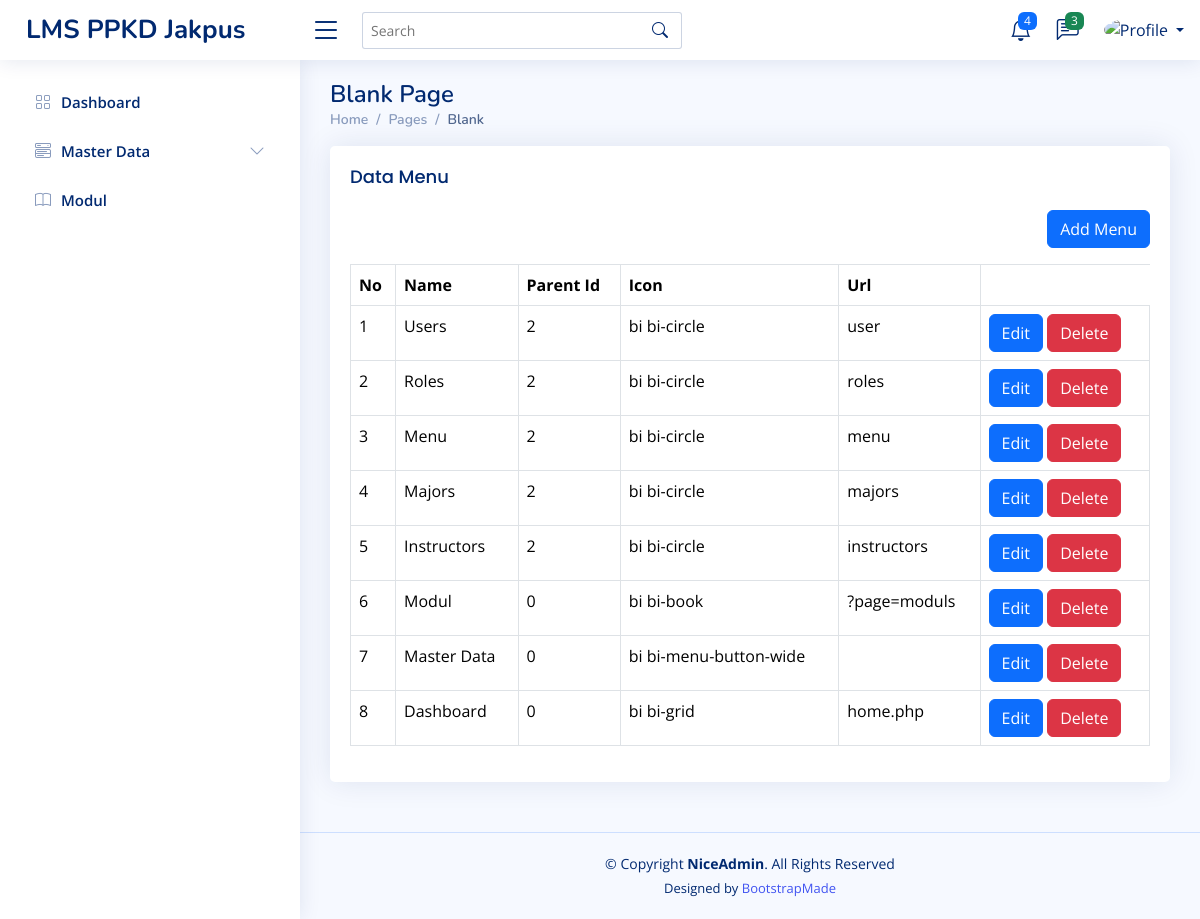
Screenshot of /home.php?page=menu with the database file from the repository.
### tables this page shows
CREATE TABLE `menus` (
  `id` int(11) NOT NULL,
  `parent_id` int(5) DEFAULT NULL,
  `name` varchar(50) NOT NULL,
  `icon` varchar(50) NOT NULL,
  `url` varchar(50) DEFAULT NULL,
  `urutan` int(11) DEFAULT NULL,
  `created_at` timestamp NOT NULL DEFAULT current_timestamp(),
  `updated_at` timestamp NULL DEFAULT NULL ON UPDATE current_timestamp()
);

### content/menu.php (the view)
<?php
  $query = mysqli_query($config, "SELECT * FROM menus ORDER BY id DESC");
  $rows = mysqli_fetch_all($query, MYSQLI_ASSOC);
?>
<div class="row">
    <div class="col-12">
      <div class="card">
        <div class="card-body">
          <h5 class="card-title">Data Menu</h5>
          <div class="mb-3" align="right">
            <a href="?page=tambah-menu" class="btn btn-primary">Add Menu</a>
          </div>
          <div class="table-responsive">
            <table class="table table-bordered">
              <thead>
                <tr>
                  <th>No</th>
                  <th>Name</th>
                  <th>Parent Id</th>
                  <th>Icon</th>
                  <th>Url</th>
                </tr>
              </thead>
              <tbody>
                <?php
                      foreach($rows as $index => $row): ?>
                <tr>
                  <td><?php echo $index += 1;  ?></td>
                  <td><?php echo $row['name']?></td>
                  <td><?php echo $row['parent_id']?></td>
                  <td><?php echo $row['icon']?></td>
                  <td><?php echo $row['url']?></td>
                  <td>
                        <a href="?page=tambah-menu&edit=<?php echo $row['id'] ?>" class="btn btn-primary">Edit</a>
                        <a onclick="return confirm('Are u Sure wanna delete this?')" href="?page=tambah-menu&delete=<?php echo $row['id'] ?>" class="btn btn-danger">Delete</a>
                  </td>
                </tr>
                 <?php endforeach ?>
              </tbody>
            </table>
          </div>
        </div>
      </div>
    </div>
</div>

### inc/sidebar.php (shortened to what this page needs)
<?php
    $queryMainMenu = mysqli_query($config, "SELECT * FROM menus WHERE parent_id = 0 OR parent_id=''");
    $rowMainMenu = mysqli_fetch_all($queryMainMenu, MYSQLI_ASSOC);
?>
<aside id="sidebar" class="sidebar">
    <ul class="sidebar-nav" id="sidebar-nav">
      <?php foreach ($rowMainMenu as $mainMenu): ?>
        <?php
            $id_menu = $mainMenu['id'];
            $querySubMenu = mysqli_query($config, "SELECT * FROM menus WHERE parent_id='$id_menu' ORDER BY urutan ASC")
          ?>
        <?php if(mysqli_num_rows($querySubMenu) > 0): ?>
      <li class="nav-item">
        <a class="nav-link collapsed" data-bs-target="#menu-<?php echo $mainMenu['id']?>" data-bs-toggle="collapse" href="#">
          <i class="<?php echo $mainMenu['icon']?>"></i><span><?php echo $mainMenu['name']?></span><i class="bi bi-chevron-down ms-auto"></i>
        </a>
      </li>
      <?php elseif(!empty($mainMenu['url'])): ?>
          <li class="nav-item">
        <a class="nav-link collapsed" href="<?php echo $mainMenu['url'] ?>">
          <i class="<?php echo $mainMenu['icon'] ?>"></i>
          <span><?php echo $mainMenu['name'] ?></span>
        </a>
      </li>
        <?php endif ?>
      <?php endforeach ?>
    </ul>
  </aside>

### assets/css/style.css (style rules this page uses)
:root { scroll-behavior: smooth; }
body { font-family: "Open Sans", sans-serif; background: #f6f9ff; color: #444444; }
a { color: #4154f1; text-decoration: none; }
h1, h2, h3, h4, h5, h6 { font-family: "Nunito", sans-serif; }
.card { margin-bottom: 30px; border: none; border-radius: 5px; box-shadow: 0px 0 30px rgba(1, 41, 112, 0.1); }
.card-title { padding: 20px 0 15px 0; font-size: 18px; font-weight: 500; color: #012970; font-family: "Poppins", sans-serif; }
.card-body { padding: 0 20px 20px 20px; }
.sidebar { position: fixed; top: 60px; left: 0; bottom: 0; width: 300px; z-index: 996; transition: all 0.3s; padding: 20px; overflow-y: auto; scrollbar-width: thin; scrollbar-color: #aab7cf transparent; box-shadow: 0px 0px 20px rgba(1, 41, 112, 0.1); background-color: #fff; }
.sidebar-nav { padding: 0; margin: 0; list-style: none; }
.sidebar-nav li { padding: 0; margin: 0; list-style: none; }
.sidebar-nav .nav-item { margin-bottom: 5px; }
.sidebar-nav .nav-link { display: flex; align-items: center; font-size: 15px; font-weight: 600; color: #4154f1; transition: 0.3; background: #f6f9ff; padding: 10px 15px; border-radius: 4px; }
.sidebar-nav .nav-link i { font-size: 16px; margin-right: 10px; color: #4154f1; }
.sidebar-nav .nav-link.collapsed { color: #012970; background: #fff; }
.sidebar-nav .nav-link.collapsed i { color: #899bbd; }
.sidebar-nav .nav-link .bi-chevron-down { margin-right: 0; transition: transform 0.2s ease-in-out; }

### rows the page displays
menus: name "Dashboard", index "8", parent "0", icon "bi bi-grid", url "home.php"
menus: name "Master Data", index "7", parent "0", icon "bi bi-menu-button-wide"
menus: name "Modul", index "6", parent "0", icon "bi bi-book", url "?page=moduls"
menus: index "1", name "Users", parent "2", icon "bi bi-circle", url "user"
menus: index "2", name "Roles", parent "2", icon "bi bi-circle", url "roles"
menus: index "3", name "Menu", parent "2", icon "bi bi-circle", url "menu"
menus: index "4", name "Majors", parent "2", icon "bi bi-circle", url "majors"
menus: index "5", name "Instructors", parent "2", icon "bi bi-circle", url "instructors"
